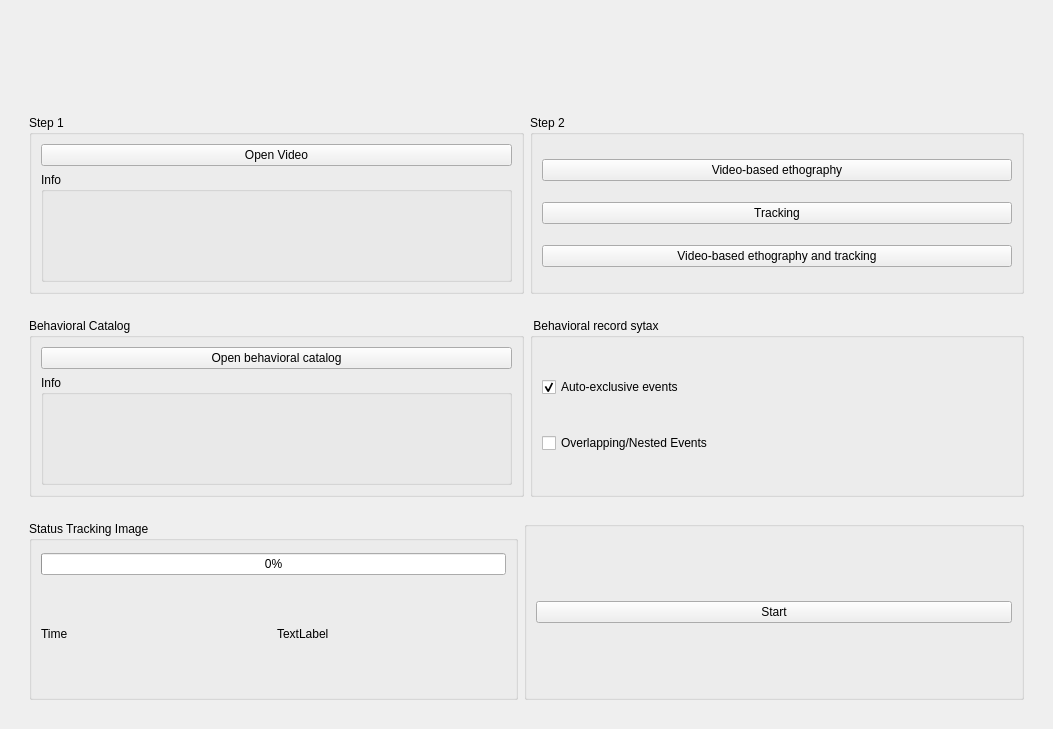
     <widget class="QWidget" name="page">
      <layout class="QVBoxLayout" name="verticalLayout_22">
       <item>
        <widget class="QLabel" name="label_2">
         <property name="minimumSize">
          <size>
           <width>500</width>
           <height>80</height>
          </size>
         </property>
         <property name="maximumSize">
          <size>
           <width>500</width>
           <height>80</height>
          </size>
         </property>
         <property name="text">
          <string/>
         </property>
         <property name="pixmap">
          <pixmap resource="resourcefile.qrc">:/icons/logo_ethowatcher.png</pixmap>
         </property>
         <property name="scaledContents">
          <bool>true</bool>
         </property>
        </widget>
       </item>
       <item>
        <widget class="QWidget" name="widget" native="true">
         <property name="minimumSize">
          <size>
           <width>1031</width>
           <height>621</height>
          </size>
         </property>
         <layout class="QVBoxLayout" name="verticalLayout_20">
          <item>
           <widget class="QWidget" name="widget_4" native="true">
            <layout class="QHBoxLayout" name="horizontalLayout_11">
             <item>
              <widget class="QGroupBox" name="groupBox_6">
               <property name="title">
                <string>Step 1</string>
               </property>
               <layout class="QVBoxLayout" name="verticalLayout_18">
                <item>
                 <widget class="QPushButton" name="pbUnicoVideo">
                  <property name="text">
                   <string>Open Video</string>
                  </property>
                 </widget>
                </item>
                <item>
                 <widget class="QGroupBox" name="groupBox_13">
                  <property name="title">
                   <string>Info</string>
                  </property>
                  <widget class="QLabel" name="lblVideoName">
                   <property name="geometry">
                    <rect>
                     <x>20</x>
                     <y>30</y>
                     <width>251</width>
                     <height>16</height>
                    </rect>
                   </property>
                   <property name="text">
                    <string/>
                   </property>
                  </widget>
                 </widget>
                </item>
               </layout>
              </widget>
             </item>
             <item>
              <widget class="QGroupBox" name="gbStep2">
               <property name="title">
                <string>Step 2</string>
               </property>
               <layout class="QVBoxLayout" name="verticalLayout_12">
                <item>
                 <widget class="QPushButton" name="pbEtoVideo">
                  <property name="text">
                   <string>Video-based ethography</string>
                  </property>
                 </widget>
                </item>
                <item>
                 <widget class="QPushButton" name="pbTraking">
                  <property name="enabled">
                   <bool>true</bool>
                  </property>
                  <property name="text">
                   <string>Tracking</string>
                  </property>
                 </widget>
                </item>
                <item>
                 <widget class="QPushButton" name="pbEtoProce">
                  <property name="text">
                   <string>Video-based ethography and tracking</string>
                  </property>
                 </widget>
                </item>
               </layout>
              </widget>
             </item>
            </layout>
           </widget>
          </item>
          <item>
           <widget class="QWidget" name="widget_7" native="true">
            <layout class="QHBoxLayout" name="horizontalLayout_13">
             <item>
              <widget class="QGroupBox" name="gbStep3">
               <property name="title">
                <string>Behavioral Catalog</string>
               </property>
               <layout class="QVBoxLayout" name="verticalLayout_10">
                <item>
                 <widget class="QPushButton" name="pbLerCatalago">
                  <property name="text">
                   <string>Open behavioral catalog</string>
                  </property>
                 </widget>
                </item>
                <item>
                 <widget class="QGroupBox" name="groupBox_15">
                  <property name="title">
                   <string>Info</string>
                  </property>
                  <widget class="QLabel" name="lblCatalogo">
                   <property name="geometry">
                    <rect>
                     <x>10</x>
                     <y>30</y>
                     <width>251</width>
                     <height>16</height>
                    </rect>
                   </property>
                   <property name="text">
                    <string/>
                   </property>
                  </widget>
                 </widget>
                </item>
               </layout>
              </widget>
             </item>
             <item>
              <widget class="QGroupBox" name="gbStep4">
               <property name="title">
                <string> Behavioral record sytax</string>
               </property>
               <layout class="QVBoxLayout" name="verticalLayout_14">
                <item>
                 <widget class="QCheckBox" name="cbAuto">
                  <property name="text">
                   <string>Auto-exclusive events</string>
                  </property>
                  <property name="checked">
                   <bool>true</bool>
                  </property>
                 </widget>
                </item>
                <item>
                 <widget class="QCheckBox" name="cbNested">
                  <property name="text">
                   <string>Overlapping/Nested Events</string>
                  </property>
                  <property name="checked">
                   <bool>false</bool>
                  </property>
                 </widget>
                </item>
               </layout>
              </widget>
             </item>
            </layout>
           </widget>
          </item>
          <item>
           <widget class="QWidget" name="widget_8" native="true">
            <layout class="QHBoxLayout" name="horizontalLayout_12">
             <item>
              <widget class="QGroupBox" name="gbStep6">
               <property name="maximumSize">
                <size>
                 <width>16777215</width>
                 <height>400</height>
                </size>
               </property>
               <property name="title">
                <string>Status Tracking Image</string>
               </property>
               <layout class="QVBoxLayout" name="verticalLayout_17">
                <item>
                 <widget class="QProgressBar" name="progressBar">
                  <property name="value">
                   <number>0</number>
                  </property>
                 </widget>
                </item>
                <item>
                 <layout class="QHBoxLayout" name="horizontalLayout_8">
                  <item>
                   <widget class="QLabel" name="label_18">
                    <property name="text">
                     <string>Time</string>
                    </property>
                   </widget>
                  </item>
                  <item>
                   <widget class="QLabel" name="lblTime">
                    <property name="maximumSize">
                     <size>
                      <width>16777215</width>
                      <height>100</height>
                     </size>
                    </property>
                    <property name="text">
                     <string>TextLabel</string>
                    </property>
                   </widget>
                  </item>
                 </layout>
                </item>
               </layout>
              </widget>
             </item>
             <item>
              <widget class="QGroupBox" name="gbStep5">
               <property name="minimumSize">
                <size>
                 <width>500</width>
                 <height>0</height>
                </size>
               </property>
               <property name="title">
                <string/>
               </property>
               <layout class="QVBoxLayout" name="verticalLayout_6">
                <item>
                 <widget class="QPushButton" name="pbStart">
                  <property name="text">
                   <string>Start</string>
                  </property>
                 </widget>
                </item>
               </layout>
              </widget>
             </item>
            </layout>
           </widget>
          </item>
         </layout>
        </widget>
       </item>
      </layout>
     </widget>
